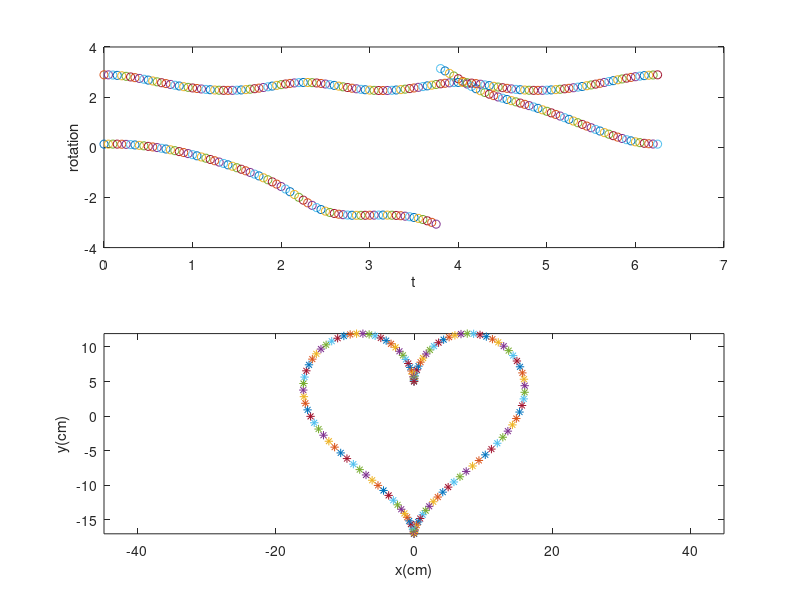

Write the MATLAB code that produced this figure.
l1=20; l2=20;
for t=0:0.05:2*pi
    x = 16*sin(t)^3;
    y = 13*cos(t)-5*cos(2*t)-2*cos(3*t)-cos(4*t);
    c2 = (x^2+y^2-l1^2-l2^2)/(2*l1*l2);
    s2 = sqrt(abs(1-c2^2));
    t2 = atan2(s2,c2);
    c1 = x*(l1+l2*c2)+y*l2*s2;
    s1 = y*(l1+l2*c2)-x*l2*s2;
    t1 = atan2(s1,c1);
    Px = l1*cos(t1)+l2*cos(t1+t2);
    Py = l1*sin(t1)+l2*sin(t1+t2);
    subplot(2,1,1);
    plot(t,t1,'--o',t,t2,'-o');
    pause(0.01);
    xlabel('t');
    ylabel('rotation');
    hold on;
    subplot(2,1,2);
    plot(Px,Py,'*');
    xlabel('x(cm)');
    ylabel('y(cm)');
    pause(0.01);
    hold on;
    axis equal;
end